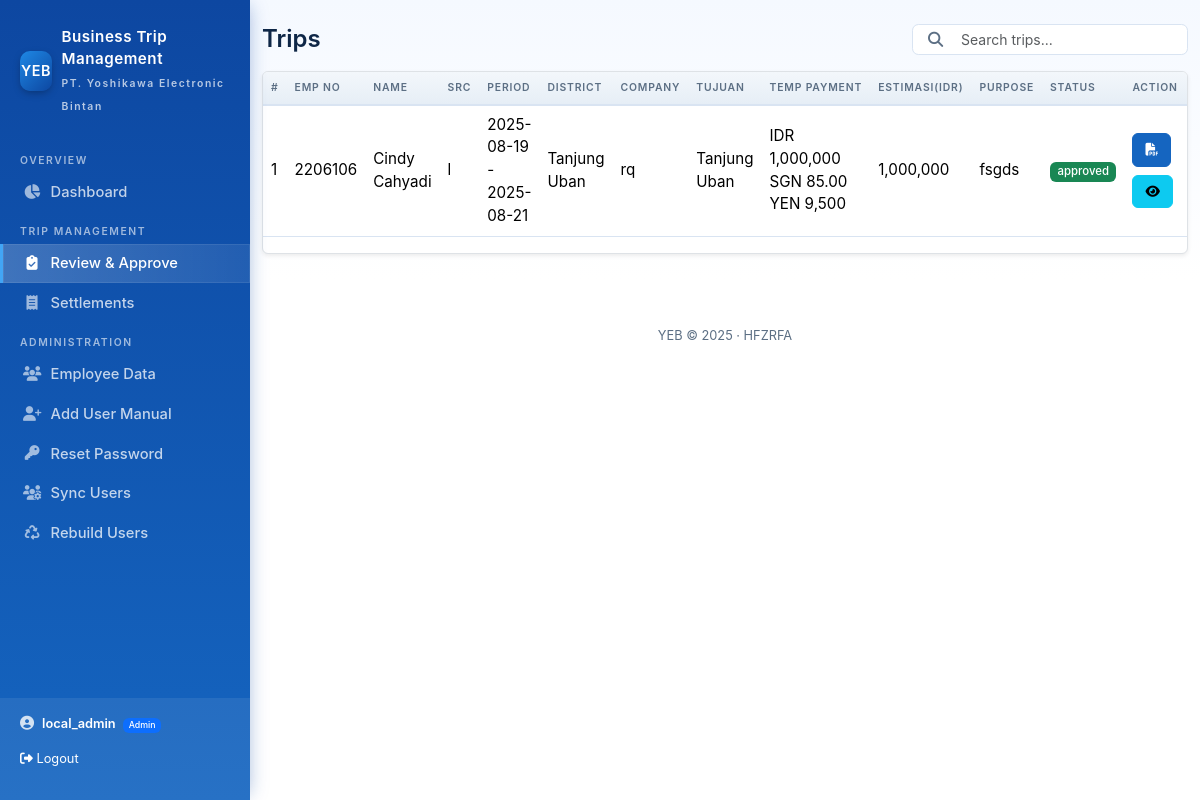
/index.php?page=trips/index (signed in), run on an earlier commit of the app's database.
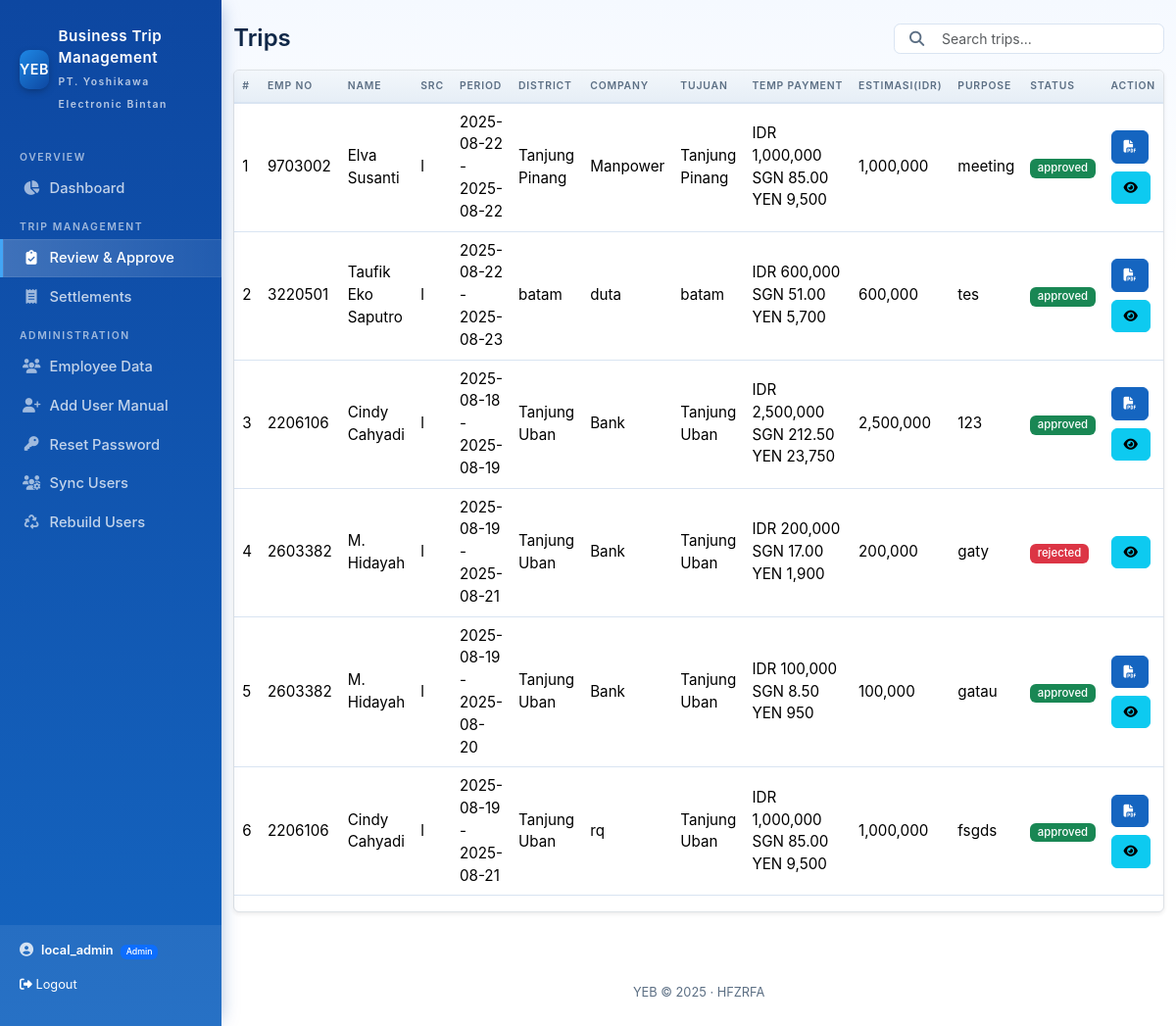
And on a later commit of the database.
### tables this page shows
CREATE TABLE `trips` (
  `id` int NOT NULL,
  `employee_id` int NOT NULL,
  `employee_source` enum('local','japan') NOT NULL DEFAULT 'local',
  `emp_no` varchar(30) DEFAULT NULL,
  `emp_name` varchar(255) DEFAULT NULL,
  `emp_department` varchar(255) DEFAULT NULL,
  `emp_description` varchar(255) DEFAULT NULL,
  `tujuan` varchar(200) NOT NULL,
  `destination_district` varchar(255) DEFAULT NULL,
  `destination_company` varchar(255) DEFAULT NULL,
  `tanggal` date NOT NULL,
  `period_from` date DEFAULT NULL,
  `period_to` date DEFAULT NULL,
  `biaya_estimasi` decimal(12,2) NOT NULL DEFAULT '0.00',
  `currency_entered` enum('IDR','SGN','YEN') DEFAULT 'IDR',
  `temp_payment_idr` decimal(12,2) DEFAULT '0.00',
  `temp_payment_sgn` decimal(12,2) DEFAULT '0.00',
  `temp_payment_yen` decimal(12,2) DEFAULT '0.00',
  `keperluan` text NOT NULL,
  `purpose` text,
  `data_for_collection` text,
  `status` enum('pending','approved','rejected','cancelled') NOT NULL DEFAULT 'pending',
  `created_at` datetime DEFAULT CURRENT_TIMESTAMP,
  `approved_at` datetime DEFAULT NULL
);

### lib/auth.php (called while the page is built, shortened)
<?php
require_once __DIR__ . '/helpers.php';
function current_user(): ?array {
    $u = $_SESSION['user'] ?? null;
    $loginTime = $u['login_time'] ?? 0;
    return $u;
}

### lib/helpers.php (called while the page is built, shortened)
<?php
function esc(?string $value): string {
    return htmlspecialchars($value ?? '', ENT_QUOTES, 'UTF-8');
}
function get(string $key, $default = null) {
    $v = $_GET[$key] ?? $default;
    if (is_string($v)) {
        $v = preg_replace('#[^a-zA-Z0-9_/.-]#','',$v);
        $v = preg_replace('#\.\.+#','',$v);
    }
    return $v;
}

### public/pages/trips/index.php (the view, shortened to what this page needs)
<?php
$pdo = getPDO();
$user = current_user();
$cols = [];
try { $cols = $pdo->query("SHOW COLUMNS FROM trips")->fetchAll(PDO::FETCH_COLUMN,0); } catch(Exception $e) {}
$hasPeriod = in_array('period_from',$cols) || in_array('period_to',$cols);
$hasDestDistrict = in_array('destination_district',$cols);
$hasDestCompany = in_array('destination_company',$cols);
$hasEmpSource = in_array('employee_source',$cols);
$hasEmpEmbedded = in_array('emp_no',$cols) && in_array('emp_name',$cols);
$hasCurrency = in_array('currency_entered',$cols) && in_array('temp_payment_idr',$cols);
$hasMultiTemp = in_array('temp_payment_sgn',$cols) && in_array('temp_payment_yen',$cols);
$hasPurpose = in_array('purpose',$cols);
if ($user['role']==='employee') {
    $stmt=$pdo->prepare('SELECT * FROM trips WHERE employee_id=? ORDER BY created_at DESC');
    $stmt->execute([$user['id']]);
    $rows=$stmt->fetchAll(PDO::FETCH_ASSOC);
} else {
    $select = 't.*';
    $sql = "SELECT $select FROM trips t LEFT JOIN employees e ON e.id=t.employee_id ORDER BY t.created_at DESC";
    $rows=$pdo->query($sql)->fetchAll(PDO::FETCH_ASSOC);
}
?>
<div class="d-flex justify-content-between align-items-center flex-wrap gap-2 mb-3">
  <h4 class="mb-0 fw-semibold">Trips</h4>
  <div class="ms-auto" style="min-width:240px;">
    <div class="position-relative">
      <input type="text" id="tripQuickSearch" class="form-control form-control-sm ps-5" placeholder="Search trips..." autocomplete="off">
      <span class="position-absolute top-50 start-0 translate-middle-y ps-3 text-muted"><i class="fas fa-search"></i></span>
    </div>
  </div>
</div>
<div class="btms-table-responsive shadow-sm rounded border" style="background:#fff;">
<table class="table table-hover align-middle btms-table-modern">
  <thead>
    <tr class="text-nowrap">
      <th>#</th>
      <?php if($hasEmpEmbedded): ?>
        <th>Emp No</th><th>Name</th>
      <?php else: ?>
        <th>Employee</th>
      <?php endif; ?>
      <?php if($hasEmpSource): ?><th>Src</th><?php endif; ?>
      <?php if($hasPeriod): ?><th>Period</th><?php endif; ?>
      <?php if($hasDestDistrict): ?><th>District</th><?php endif; ?>
      <?php if($hasDestCompany): ?><th>Company</th><?php endif; ?>
      <th>Tujuan</th>
      <?php if($hasCurrency): ?><th>Temp Payment</th><?php endif; ?>
      <th>Estimasi(IDR)</th>
      <?php if($hasPurpose): ?><th>Purpose</th><?php endif; ?>
      <th>Status</th>
      <th style="width:160px">Action</th>
    </tr>
  </thead>
  <tbody>
  <?php $i=1; foreach($rows as $r): ?>
    <tr>
      <td data-label="#"><?= $i++ ?></td>
      <?php if($hasEmpEmbedded): ?>
        <td data-label="Emp No"><?= esc($r['emp_no']) ?></td>
        <td data-label="Name"><?= esc($r['emp_name']) ?></td>
      <?php else: ?>
        <td data-label="Employee"><?= esc($r['employee_name'] ?? $user['username']) ?></td>
      <?php endif; ?>
      <?php if($hasEmpSource): ?><td data-label="Src"><?= esc(substr($r['employee_source'],0,1)) ?></td><?php endif; ?>
      <?php if($hasPeriod): ?><td data-label="Period"><?= esc(($r['period_from']??'').' - '.($r['period_to']??'')) ?></td><?php endif; ?>
      <?php if($hasDestDistrict): ?><td data-label="District"><?= esc($r['destination_district']) ?></td><?php endif; ?>
      <?php if($hasDestCompany): ?><td data-label="Company"><?= esc($r['destination_company']) ?></td><?php endif; ?>
      <td data-label="Tujuan"><?= esc($r['tujuan']) ?></td>
      <?php if($hasCurrency): ?>
        <td data-label="Temp Payment">
          <?php if($hasMultiTemp): ?>
            <div>IDR <?= number_format($r['temp_payment_idr'],0) ?></div>
            <div>SGN <?= number_format($r['temp_payment_sgn'],2) ?></div>
            <div>YEN <?= number_format($r['temp_payment_yen'],0) ?></div>
          <?php else: ?>
            <?= esc($r['currency_entered']) ?> <?= number_format($r['temp_payment_idr'],0) ?>
          <?php endif; ?>
        </td>
      <?php endif; ?>
      <td data-label="Estimasi(IDR)"><?= number_format($r['biaya_estimasi']) ?></td>
      <?php if($hasPurpose): ?><td data-label="Purpose" class="text-truncate" style="max-width:220px;" title="<?= esc($r['purpose']) ?>"><?= esc($r['purpose']) ?></td><?php endif; ?>
      <td data-label="Status">
        <?php $badge='secondary'; if($r['status']==='approved') $badge='success'; elseif($r['status']==='pending') $badge='warning'; elseif($r['status']==='rejected') $badge='danger'; elseif($r['status']==='cancelled') $badge='dark'; ?>
        <span class="badge bg-<?= $badge ?>"><?= esc($r['status']) ?></span>
      </td>
      <td data-label="Action" class="text-nowrap">
        <div class="btn-action-group">
          <?php if($r['status']==='approved'): ?>
            <a class="btn btn-primary btn-action" href="index.php?page=trips/pdf&id=<?= $r['id'] ?>" title="Download PDF" target="_blank">
              <i class="fas fa-file-pdf"></i>
            </a>
          <?php endif; ?>
          <a class="btn btn-info btn-action" href="index.php?page=trips/view&id=<?= $r['id'] ?>" title="View Details">
            <i class="fas fa-eye"></i>
          </a>
        </div>
      </td>
    </tr>
  <?php endforeach; ?>
  </tbody>
</table>
</div>

### public/partials/header.php (shortened to what this page needs)
<?php
$user = current_user();
$current = $page ?? ($_GET['page'] ?? 'dashboard');
?>
<!doctype html>
<html lang="en">
<head>
  <link href="https://cdn.jsdelivr.net/npm/bootstrap@5.3.3/dist/css/bootstrap.min.css" rel="stylesheet">
  <link href="https://cdnjs.cloudflare.com/ajax/libs/font-awesome/6.4.0/css/all.min.css" rel="stylesheet">
  <link href="https://cdn.datatables.net/1.13.6/css/dataTables.bootstrap5.min.css" rel="stylesheet" />
  <link href="assets/css/theme.css" rel="stylesheet" />
</head>
<body class="btms-has-sidebar">
  <div class="d-flex btms-app">
    <aside class="btms-sidebar" id="btmsSidebar">
      <div class="brand">
        <div class="logo-mark">YEB</div>
        <div>
          <div>Business Trip Management</div>
          <small style="font-size:.65rem;opacity:.7;letter-spacing:.15em;">PT. Yoshikawa Electronic Bintan</small>
        </div>
      </div>
      <?php if ($user): ?>
        <nav class="nav flex-column">
          <div class="section-label">Overview</div>
          <a class="nav-link<?= $current === 'dashboard' ? ' active' : '' ?>" href="index.php?page=dashboard">
            <i class="fas fa-chart-pie"></i> Dashboard
          </a>
          <div class="section-label">Trip Management</div>
          <?php if (in_array($user['role'], ['admin', 'manager'], true)): ?>
            <a class="nav-link<?= ($current === 'trips/index') ? ' active' : '' ?>" href="index.php?page=trips/index">
              <i class="fas fa-clipboard-check"></i> Review & Approve
            </a>
          <?php endif; ?>
          <a class="nav-link<?= $current === 'settlements/index' ? ' active' : '' ?>" href="index.php?page=settlements/index">
            <i class="fas fa-receipt"></i> Settlements
          </a>
          <?php if ($user['role'] === 'admin'): ?>
            <div class="section-label">Administration</div>
            <a class="nav-link<?= $current === 'employees/index' ? ' active' : '' ?>" href="index.php?page=employees/index">
              <i class="fas fa-users"></i> Employee Data
            </a>
            <a class="nav-link<?= $current === 'users/create' ? ' active' : '' ?>" href="index.php?page=users/create">
              <i class="fas fa-user-plus"></i> Add User Manual
            </a>
            <a class="nav-link<?= $current === 'users/reset' ? ' active' : '' ?>" href="index.php?page=users/reset">
              <i class="fas fa-key"></i> Reset Password
            </a>
            <a class="nav-link<?= $current === 'users/sync' ? ' active' : '' ?>" href="index.php?page=users/sync">
              <i class="fas fa-users-cog"></i> Sync Users
            </a>
            <a class="nav-link<?= $current === 'users/rebuild' ? ' active' : '' ?>" href="index.php?page=users/rebuild">
              <i class="fas fa-recycle"></i> Rebuild Users
            </a>
          <?php endif; ?>
        </nav>
        <div class="mt-auto btms-userbox">
          <div class="fw-semibold mb-3">
            <i class="fas fa-user-circle me-2"></i><?= esc($user['username']) ?>
            <span class="badge bg-primary ms-1" style="font-size:.55rem;"><?= esc(ucfirst($user['role'])) ?></span>
          </div>
          <div class="medium mb-3">
            <a href="index.php?page=login&logout=1"><i class="fas fa-sign-out-alt"></i> Logout</a>
          </div>
        </div>
      <?php else: ?>
        <nav class="nav flex-column px-4">
          <a class="nav-link<?= $current === 'login' ? ' active' : '' ?>" href="index.php?page=login">Login</a>
        </nav>
      <?php endif; ?>
    </aside>
    <main class="btms-content w-100">
      <div class="container py-4">

### public/index.php (shortened to what this page needs)
<?php
require_once __DIR__ . '/../lib/auth.php';
require_once __DIR__ . '/../lib/helpers.php';
$page = get('page', 'dashboard');
?>
    </html><?php
        include __DIR__ . '/partials/header.php';
        $target = __DIR__ . '/pages/' . $page . '.php';
        if (is_file($target)) {
            include $target;
        } else {
            echo '<div class="alert alert-danger">Page not found</div>';
        }
        include __DIR__ . '/partials/footer.php';

### public/partials/footer.php (shortened to what this page needs)
  <?php echo base64_decode('CQk8ZGl2IGNsYXNzPSJidG1zLWZvb3RlciI+WUVCICZjb3B5OyA=') . date('Y') . base64_decode('ICZtaWRkb3Q7IEhGWlJGQTwvZGl2Pg=='); ?>
</div>
  </div>
  </body>
  </html>

### public/assets/css/theme.css (style rules this page uses)
:root { --btms-primary-darker: #0d47a1; --btms-primary: #1565c0; --btms-primary-light: #1e88e5; --btms-accent: #42a5f5; --btms-bg-soft: #f5f9ff; --btms-bg-lighter: #e3f2fd; --btms-border: #d9e4f2; --btms-text-dark: #0f2747; --btms-text-muted: #5c6f84; --btms-danger: #e53935; --btms-success: #2e7d32; --btms-warning: #ffb300; --btms-radius-sm: 0.4rem; --btms-radius: 0.6rem; }
html, body { height: 100%; }
body { background: linear-gradient(180deg, var(--btms-bg-soft), #ffffff 180px); color: var(--btms-text-dark); font-family: "Inter", system-ui, -apple-system, "Segoe UI", Roboto, Arial, sans-serif; font-size: 0.95rem; }
body, body * { user-select: none; -webkit-user-select: none; -ms-user-select: none; }
input, textarea, select, [contenteditable="true"], input *, textarea *, select * { user-select: text; -webkit-user-select: text; }
.form-control, .form-select { border-radius: var(--btms-radius-sm); border: 1px solid var(--btms-border); }
.btn { border-radius: var(--btms-radius-sm); font-weight: 500; }
.btn-primary { background: var(--btms-primary); border-color: var(--btms-primary); }
.table { border-color: var(--btms-border); }
.table thead th { background: var(--btms-bg-lighter); font-weight: 600; border-bottom: 2px solid var(--btms-border); }
.badge { font-weight: 500; }
.text-muted { color: var(--btms-text-muted) !important; }
.btms-footer { font-size: 0.8rem; color: var(--btms-text-muted); padding: 1.5rem 0 0; margin-top: 3rem; text-align: center; }
body.btms-has-sidebar { overflow-x: hidden; }
.btms-app { min-height: 100vh; }
.btms-sidebar { width: 250px; background: linear-gradient( 180deg, var(--btms-primary-darker), var(--btms-primary) ); color: #fff; display: flex; flex-direction: column; position: sticky; top: 0; left: 0; padding-top: 0.75rem; box-shadow: 4px 0 18px -6px rgba(13, 71, 161, 0.4); z-index: 1020; }
.btms-sidebar .brand { font-weight: 600; letter-spacing: 0.5px; padding: 0.85rem 1.25rem 1rem; display: flex; align-items: center; gap: 0.6rem; }
.btms-sidebar .brand .logo-mark { width: 40px; height: 40px; border-radius: 10px; background: linear-gradient( 135deg, var(--btms-primary-light), var(--btms-primary-darker) ); display: flex; align-items: center; justify-content: center; font-weight: 600; font-size: 0.9rem; box-shadow: 0 3px 8px -2px rgba(0, 0, 0, 0.35); }
.btms-sidebar nav { flex: 1; overflow-y: auto; padding: 0.5rem 0 1rem; }
.btms-sidebar .nav-link { color: rgba(255, 255, 255, 0.75); font-weight: 500; padding: 0.55rem 1.25rem; display: flex; align-items: center; gap: 0.6rem; border-left: 3px solid transparent; transition: 0.18s; font-size: 0.92rem; }
.btms-sidebar .nav-link.active { color: #fff; background: linear-gradient( 90deg, rgba(255, 255, 255, 0.2), rgba(255, 255, 255, 0.08) ); border-left-color: var(--btms-accent); box-shadow: inset 0 0 0 1px rgba(255, 255, 255, 0.08); }
.btms-sidebar .section-label { padding: 0.75rem 1.25rem 0.25rem; font-size: 0.65rem; letter-spacing: 0.15em; opacity: 0.6; font-weight: 600; text-transform: uppercase; }
.btms-userbox { padding: 1rem 1.25rem; background: rgba(255, 255, 255, 0.08); font-size: 0.8rem; }
.btms-userbox a { color: #fff; text-decoration: none; }
.btms-content { background: linear-gradient(180deg, var(--btms-bg-soft), #ffffff 280px); flex: 1; display: flex; flex-direction: column; }
.btms-table-modern thead th { background: linear-gradient(180deg, #f3f7fb, #e6eef6); font-size: 0.65rem; letter-spacing: 0.08em; text-transform: uppercase; color: var(--btms-text-muted); border-bottom: 2px solid var(--btms-border); }
.btms-table-modern tbody tr { transition: background 0.15s, box-shadow 0.15s; }
.btms-table-modern td, .btms-table-modern th { vertical-align: middle; }
.btms-table-responsive { overflow-x: auto; }
.btms-sidebar .nav-link i { width: 18px; text-align: center; opacity: 0.8; transition: opacity 0.3s ease; }
.btms-sidebar .nav-link:hover i, .btms-sidebar .nav-link.active i { opacity: 1; }
.btms-userbox .fa-user-circle { font-size: 1.1em; opacity: 0.8; }
.btn-action-group { display: flex; gap: 0.5rem; flex-wrap: wrap; }
.btn-action { padding: 6px 12px; font-size: 0.8rem; border-radius: 6px; font-weight: 500; transition: all 0.2s ease; }

### public/partials/header.php (style rules this page uses)
body { padding-bottom: 40px }

What changed in the data, as far as the page shows it:
added trips: emp_no "9703002", emp_name "Elva Susanti", employee_source "l", period_from+period_to "2025-08-22 - 2025-08-22", destination_district "Tanjung Pinang", destination_company "Manpower", tujuan "Tanjung Pinang", temp_payment_idr "1,000,000", temp_payment_sgn "85.00", temp_payment_yen "9,500", biaya_estimasi "1,000,000", purpose "meeting", status "approved"
added trips: emp_no "3220501", emp_name "Taufik Eko Saputro", employee_source "l", period_from+period_to "2025-08-22 - 2025-08-23", destination_district "batam", destination_company "duta", tujuan "batam", temp_payment_idr "600,000", temp_payment_sgn "51.00", temp_payment_yen "5,700", biaya_estimasi "600,000", purpose "tes", status "approved"
added trips: emp_no "2206106", emp_name "Cindy Cahyadi", employee_source "l", period_from+period_to "2025-08-18 - 2025-08-19", destination_district "Tanjung Uban", destination_company "Bank", tujuan "Tanjung Uban", temp_payment_idr "2,500,000", temp_payment_sgn "212.50", temp_payment_yen "23,750", biaya_estimasi "2,500,000", purpose "123", status "approved"
added trips: emp_no "2603382", emp_name "M. Hidayah", employee_source "l", period_from+period_to "2025-08-19 - 2025-08-21", destination_district "Tanjung Uban", destination_company "Bank", tujuan "Tanjung Uban", temp_payment_idr "200,000", temp_payment_sgn "17.00", temp_payment_yen "1,900", biaya_estimasi "200,000", purpose "gaty", status "rejected"
added trips: emp_no "2603382", emp_name "M. Hidayah", employee_source "l", period_from+period_to "2025-08-19 - 2025-08-20", destination_district "Tanjung Uban", destination_company "Bank", tujuan "Tanjung Uban", temp_payment_idr "100,000", temp_payment_sgn "8.50", temp_payment_yen "950", biaya_estimasi "100,000", purpose "gatau", status "approved"
